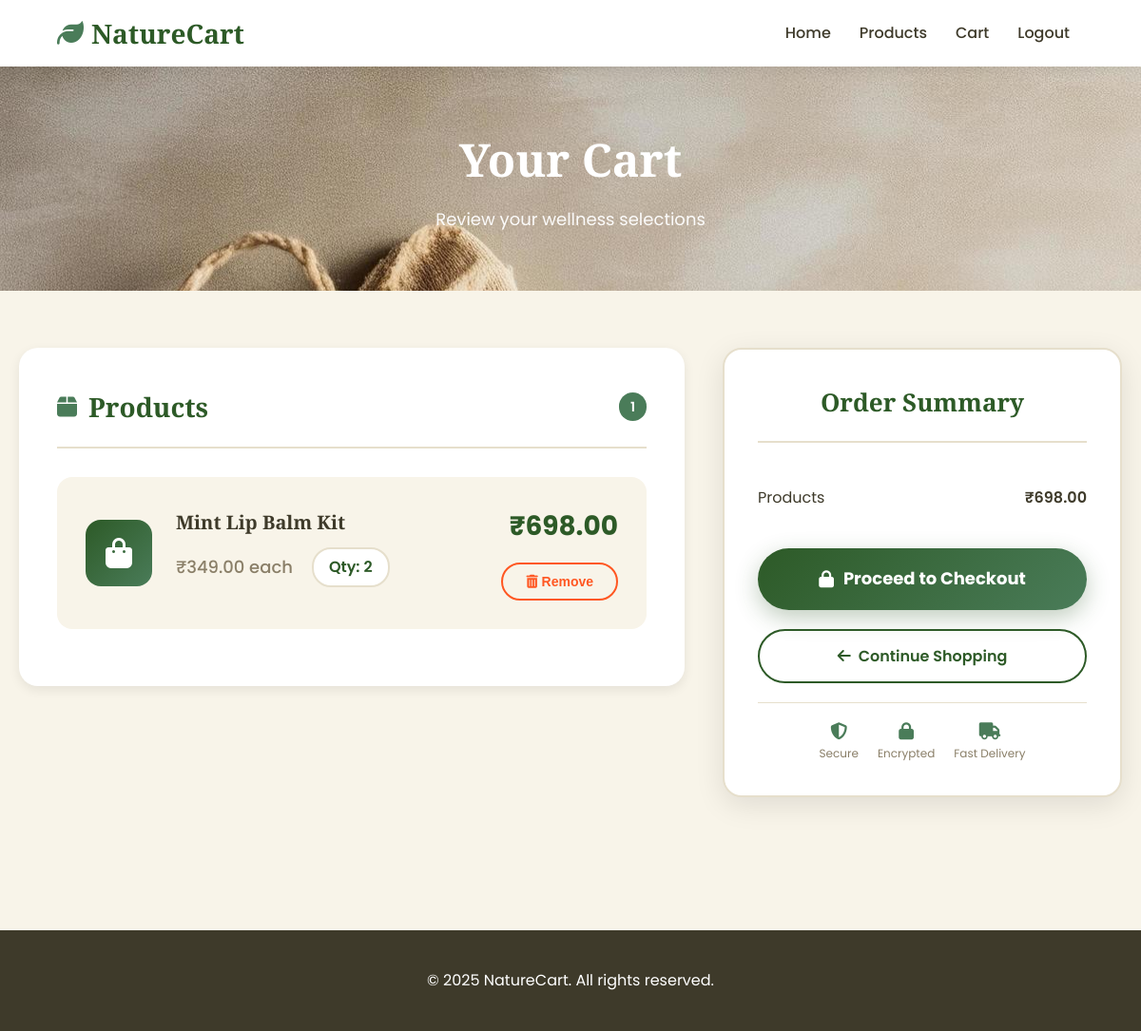
Page /cart/ (signed in) on the committed database.
### store/models.py (models this page shows, shortened)
class Product(models.Model):
    name = models.CharField(max_length=200)
    category = models.ForeignKey(Category, on_delete=models.CASCADE, related_name='products')
    photo = models.ImageField(upload_to='products/photos/')
    video = models.FileField(upload_to='products/videos/', blank=True, null=True)
    recipe = models.TextField()
    price = models.DecimalField(max_digits=10, decimal_places=2)
    ingredients = models.ManyToManyField(Ingredient, related_name='products')

### store/views.py (the view, shortened to what this page needs)
# urls.py: path('cart/', views.cart_view, name='cart_view'),
@login_required
def cart_view(request):
    cart = get_user_cart(request.user)
    items = cart.items.select_related('product').all()
    cart_items = []
    for item in items:
        line_total = item.product.price * item.quantity
        cart_items.append({
            'product': item.product,
            'quantity': item.quantity,
            'line_total': line_total,
            'id': item.id
        })
    cart_ingredients = []
    ingredients_total = 0
    ingredient_cart = request.session.get('ingredient_cart', {})
    products_total = sum(ci['line_total'] for ci in cart_items)
    total_amount = products_total + ingredients_total
    return render(request, 'store/cart.html', {
        'cart_items': cart_items,
        'cart_ingredients': cart_ingredients,
        'products_total': products_total,
        'ingredients_total': ingredients_total,
        'total_amount': total_amount
    })

### store/views.py (called while the page is built)
def get_user_cart(user):
    cart, created = Cart.objects.get_or_create(user=user)
    return cart

### store/templates/store/cart.html (shortened to what this page needs)
<!DOCTYPE html>
<html lang="en">
<head>
    <link rel="stylesheet" href="https://cdnjs.cloudflare.com/ajax/libs/font-awesome/6.4.0/css/all.min.css">
</head>
<body>
    <header>
        <div class="header-container">
            <a href="{% url 'home' %}" class="logo">
                <i class="fas fa-leaf"></i>
                NatureCart
            </a>
            <nav>
                <ul>
                    <li><a href="{% url 'home' %}">Home</a></li>
                    <li><a href="{% url 'products' %}">Products</a></li>
                    {% if user.is_authenticated %}
                        <li><a href="{% url 'cart_view' %}">Cart</a></li>
                        <li><a href="{% url 'logout' %}">Logout</a></li>
                    {% else %}
                        <li><a href="{% url 'login' %}">Login</a></li>
                        <li><a href="{% url 'register' %}">Register</a></li>
                    {% endif %}
                </ul>
            </nav>
        </div>
    </header>
    <section class="cart-hero">
        <div class="hero-content">
            <h1>Your Cart</h1>
            <p>Review your wellness selections</p>
        </div>
    </section>
    <div class="cart-container">
        {% if cart_items or cart_ingredients %}
        <div class="cart-layout">
            <div>
                {% if cart_items %}
                <div class="cart-items-section">
                    <div class="section-header">
                        <i class="fas fa-box"></i>
                        <h2>Products</h2>
                        <span class="item-count">{{ cart_items|length }}</span>
                    </div>
                    {% for item in cart_items %}
                    <div class="cart-item">
                        <div class="item-icon">
                            <i class="fas fa-shopping-bag"></i>
                        </div>
                        <div class="item-details">
                            <h3 class="item-name">{{ item.product.name }}</h3>
                            <div class="item-meta">
                                <span class="item-price">₹{{ item.product.price }} each</span>
                                <span class="quantity-display">Qty: {{ item.quantity }}</span>
                            </div>
                        </div>
                        <div class="item-actions-wrapper">
                            <div class="item-total-price">₹{{ item.line_total|floatformat:2 }}</div>
                            <form method="post" action="{% url 'remove_from_cart' item.id %}">
                                <button type="submit" class="remove-btn">
                                    <i class="fas fa-trash-alt"></i> Remove
                                </button>
                            </form>
                        </div>
                    </div>
                    {% endfor %}
                </div>
                {% endif %}
            </div>
            <div class="cart-summary">
                <div class="summary-header">
                    <h3>Order Summary</h3>
                </div>
                <div class="summary-breakdown">
                    {% if cart_items %}
                    <div class="summary-row">
                        <span>Products</span>
                        <span>₹{{ products_total|floatformat:2 }}</span>
                    </div>
                    {% endif %}
                </div>
                <a href="{% url 'checkout' %}" class="checkout-btn">
                    <i class="fas fa-lock"></i>
                    <span>Proceed to Checkout</span>
                </a>
                <a href="{% url 'products' %}" class="continue-shopping">
                    <i class="fas fa-arrow-left"></i>
                    <span>Continue Shopping</span>
                </a>
                <div class="security-badges">
                    <div class="security-badge">
                        <i class="fas fa-shield-alt"></i>
                        <span>Secure</span>
                    </div>
                    <div class="security-badge">
                        <i class="fas fa-lock"></i>
                        <span>Encrypted</span>
                    </div>
                    <div class="security-badge">
                        <i class="fas fa-truck"></i>
                        <span>Fast Delivery</span>
                    </div>
                </div>
            </div>
        </div>
        {% endif %}
    </div>
    <footer>
        <p>&copy; 2025 NatureCart. All rights reserved.</p>
    </footer>
</body>
</html>

### rows in the picture
Product: product.name "Mint Lip Balm Kit", product.price "349.00", quantity "2", line_total "698.00"

### other values in the picture
{{ cart_items|length }} "1"
{{ products_total|floatformat:2 }} "698.00"
